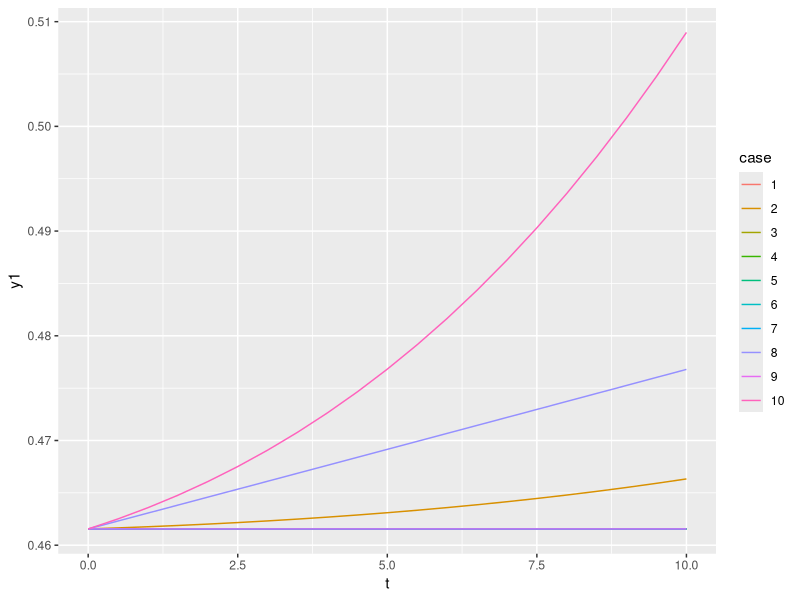
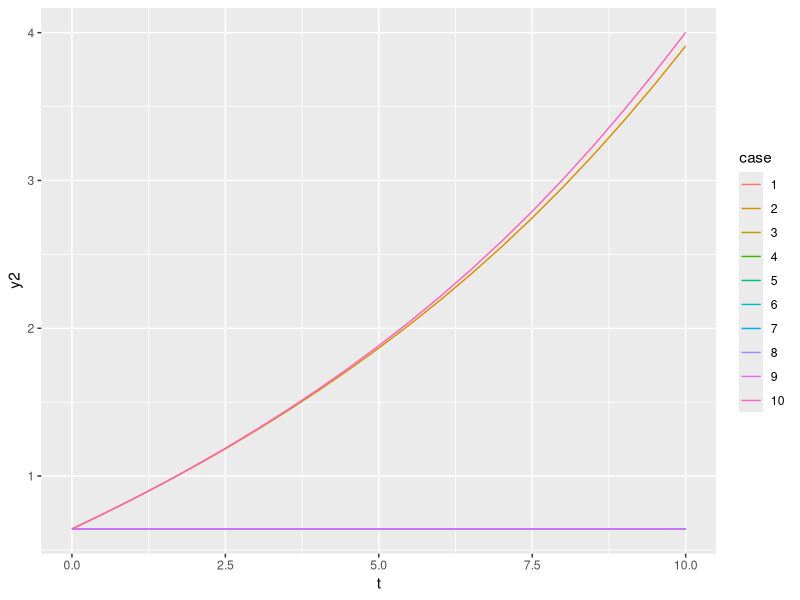
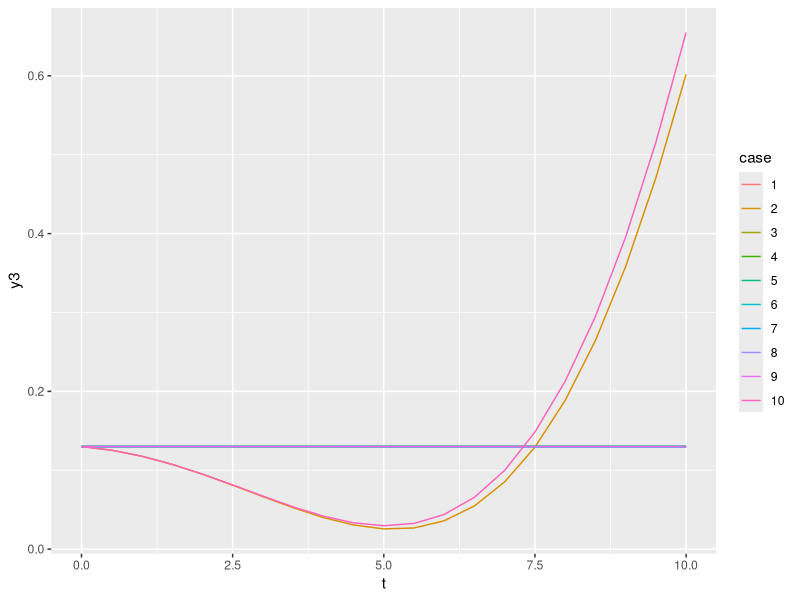

Generate these figures, in order, with R:
require(reshape)
require(deSolve)

require(ggplot2)


# Create a multivariate function with specified properties:
#   tmax: maximum time
#   multiplicities: number of correlations each parameter has
#   degrees: polynomial degree of each parameter
#   dimension: the dimension of the output
#   returns a multivariate function of the vector of parameters and time
makeGenerator <- function(multiplicities, degrees, dimension) {

    single <- function(degree) {
      x0 <- runif(1)
      z0 <- runif(1)
      function(x) {
          if (x < x0)
              0
          else
              z0 * (x - x0)^degree
      }
    }
  
    locations <- lapply(multiplicities, function(m) sample(1:dimension, m))
    functions <- lapply(degrees, single)
    
    start <- runif(dimension, -0.25, 0.75)
    coefs <- matrix(runif(dimension^2, -0.25, 0.75), dimension, dimension)    
    shift <- matrix(runif(dimension^2, -0.25, 0.75), dimension, dimension)
    
    function(x, ts) {
        z <- rep(0, dimension)
        for (i in 1:length(locations))
            for (j in locations[[i]])
                z[j] <- z[j] + functions[[i]](x[i])
        ode(start, ts, function(t, y, params) {list((coefs %*% y) * z * (1 - ((shift %*% y) * z)))})
    }
    
}


### Example

# Create an example function with three input dimensions and three output dimensions.
# The first two input parameters affect two outputs, and the third affects all outputs.
# The first parameter involves a discontinuity in the output, the second parameter involves a discontinuity in the derivative,
# and the third parameter involves a discontinuity in the second derivative.

f <- makeGenerator(c(2, 2, 3), c(0, 1, 2), 3)

# Evaluate at some times.

ts <- seq(0, 10, 0.5)

# Run a single simulation.

runCase <- function(case) {
  x <- runif(3)
  y <- f(x, ts)
  data.frame(case=factor(case), x1=x[1], x2=x[2], x3=y[3], t=ts, y1=y[, 2], y2=y[, 3], y3=y[, 4])
}

# Run multiple cases.

ys <- NULL
for (i in 1:10)
  ys <- rbind(ys, runCase(i))

# Make some plots.

ggplot(ys, aes(x=t, y=y1, color=case)) + geom_line()

ggplot(ys, aes(x=t, y=y2, color=case)) + geom_line()

ggplot(ys, aes(x=t, y=y3, color=case)) + geom_line()
